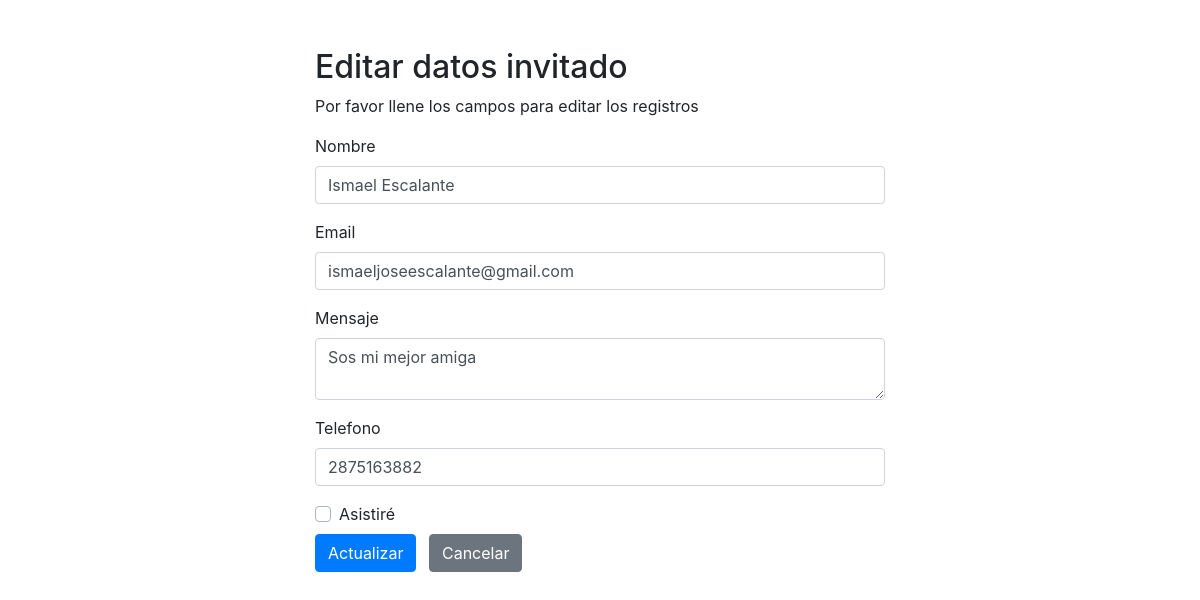
Page /update.php?id=1 on the committed database.
### tables this page shows
CREATE TABLE `invitados` (
  `id` int(11) NOT NULL,
  `name` varchar(100) NOT NULL,
  `email` varchar(255) ,
  `status` varchar(2) NOT NULL,
  `message` varchar(255) ,
  `phone` varchar(12) NOT NULL
);

### update.php (the view, shortened to what this page needs)
<?php
require_once "config.php";
$name = $message = $email = $status = $phone = "";
$name_err = $message_err = $email_err = $status_err =  $phone_err = "";
if(isset($_POST["id"]) && !empty($_POST["id"])){
    $id = $_POST["id"];
    $input_name = trim($_POST["name"]);
    if(empty($input_name)){
        $name_err = "Por favor introduzca un nombre.";
    } elseif(!filter_var($input_name, FILTER_VALIDATE_REGEXP, array("options"=>array("regexp"=>"/^[a-zA-Z\s]+$/")))){
        $name_err = "Por favor introduzca un nombre válido.";
    } else{
        $name = $input_name;
    }
    $input_message = trim($_POST["message"]);
    $message = $input_message;
    $input_email = trim($_POST["email"]);
    $email = $input_email;
    $input_phone = trim($_POST["phone"]);
    if(empty($input_phone)){
        $phone_err = "Por favor introduzca un telefono";
    } elseif(!ctype_digit($input_phone)){
        $phone_err = "Por favor introduzca un telefono válido.";
    } else{
        $phone = $input_phone;
    }
    $input_status = trim($_POST["status"]);
    $status = $input_status == null ? 'No' : 'Si';
    if(empty($name_err) && empty($message_err) && empty($phone_err) && empty($email_err)){
        $sql = "UPDATE invitados SET name=?, email=?, status=?, message=?, phone=? WHERE id=?";
        if($stmt = mysqli_prepare($link, $sql)){
            mysqli_stmt_bind_param($stmt, "sssssi", $param_name, $param_email, $param_status, $param_message, $param_phone, $param_id);
            $param_name = $name;
            $param_message = $message;
            $param_phone = $phone;
            $param_email = $email;
            $param_status = $status;
            $param_id = $id;
            if(mysqli_stmt_execute($stmt)){
                header("location: invitados.php");
                exit();
            } else{
                echo "Oops! Something went wrong. Please try again later.";
            }
        }
        mysqli_stmt_close($stmt);
    }
    mysqli_close($link);
} else{
    if(isset($_GET["id"]) && !empty(trim($_GET["id"]))){
        $sql = "SELECT * FROM invitados WHERE id = ?";
        if($stmt = mysqli_prepare($link, $sql)){
            mysqli_stmt_bind_param($stmt, "i", $param_id);
            if(mysqli_stmt_execute($stmt)){
                $result = mysqli_stmt_get_result($stmt);
                if(mysqli_num_rows($result) == 1){
                    $row = mysqli_fetch_array($result, MYSQLI_ASSOC);
                    $name = $row["name"];
                    $message = $row["message"];
                    $phone = $row["phone"];
                    $email = $row["email"];
                } else{
                    header("location: error.php");
                    exit();
                }
            } else{
                echo "Oops! Something went wrong. Please try again later.";
            }
        }
    }  else{
        header("location: error.php");
        exit();
    }
}
?>
<!DOCTYPE html>
<html lang="en">
<head>
    <link rel="stylesheet" href="https://stackpath.bootstrapcdn.com/bootstrap/4.5.2/css/bootstrap.min.css">
</head>
<body>
    <div class="wrapper">
        <div class="container-fluid">
            <div class="row">
                <div class="col-md-12">
                    <h2 class="mt-5">Editar datos invitado</h2>
                    <p>Por favor llene los campos para editar los registros</p>
                    <form action="<?php echo htmlspecialchars(basename($_SERVER['REQUEST_URI'])); ?>" method="post">
                        <div class="form-group">
                            <label>Nombre</label>
                            <input type="text" name="name" class="form-control <?php echo (!empty($name_err)) ? 'is-invalid' : ''; ?>" value="<?php echo $name; ?>">
                        </div>
                        <div class="form-group">
                            <label>Email</label>
                            <input type="email" name="email" class="form-control <?php echo (!empty($email_err)) ? 'is-invalid' : ''; ?>" value="<?php echo $email; ?>">
                        </div>
                        <div class="form-group">
                            <label>Mensaje</label>
                            <textarea name="message" class="form-control <?php echo (!empty($message_err)) ? 'is-invalid' : ''; ?>"><?php echo $message; ?></textarea>
                        </div>
                        <div class="form-group">
                            <label>Telefono</label>
                            <input type="text" name="phone" class="form-control <?php echo (!empty($phone_err)) ? 'is-invalid' : ''; ?>" value="<?php echo $phone; ?>">
                        </div>
                        <div class="custom-control custom-checkbox mb-2">
                          <label class="custom-control-label" for="formCheck">Asistiré</label>
                      </div>
                      <input type="submit" class="btn btn-primary" value="Actualizar">
                      <a href="invitados.php" class="btn btn-secondary ml-2">Cancelar</a>
                  </form>
              </div>
          </div>
      </div>
  </div>
</body>
</html>

### update.php (style rules this page uses)
.wrapper { width: 600px; margin: 0 auto; }

### rows in the picture
invitados: name "Ismael Escalante", email "ismaeljoseescalante@gmail.com", message "Sos mi mejor amiga", phone "2875163882"
